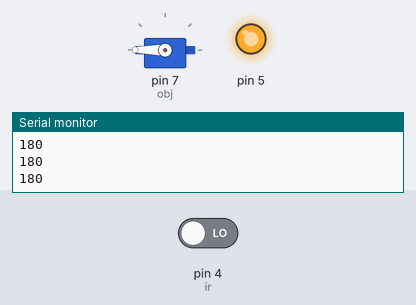
Simulated run of this sketch. Board: Arduino Uno, built with avr-gcc and run on an emulated ATmega328P. On the bench: servo, output pins drawn as LEDs (lit = HIGH), the last lines printed to the serial monitor. Inputs (shaded band) come from the test bench; at power-on: pin 4 (ir) LOW.

Above: at 1.2 s.
1.3 s: pin 4 (ir) driven HIGH
At 1.8 s:
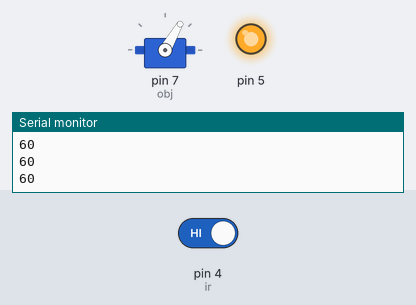
2.8 s: pin 4 (ir) driven LOW
At 4.2 s:
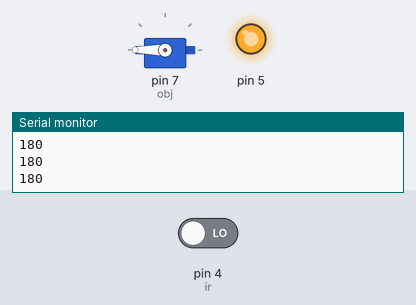
Timing chart, 0 to 5.8 s (numbered marks = the images above; inputs shaded):
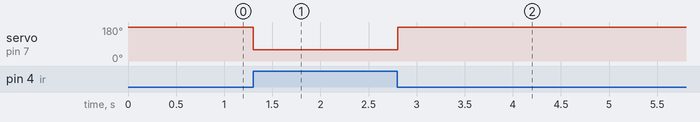

Measured:
- after the input at 1.3 s, servo on pin 7 (obj): 180° → 60° at once
- after the input at 2.8 s, servo on pin 7 (obj): 60° → 180° at once

The sketch:

ServoMotor_IR.ino
```cpp
#include<Servo.h>
Servo obj;
int ir=4;

void setup() {
  // put your setup code here, to run once:
obj.attach(7);
pinMode(ir,INPUT);
pinMode(5,OUTPUT);
digitalWrite(5,HIGH);
Serial.begin(9600);
}

void loop() {
  // put your main code here, to run repeatedly:
//obj.write(90);
int a=digitalRead(ir);
if(a==1){
  obj.write(60);
  Serial.println("60");
  }
  else{
    obj.write(180);
    Serial.println("180");
    }

}
```
